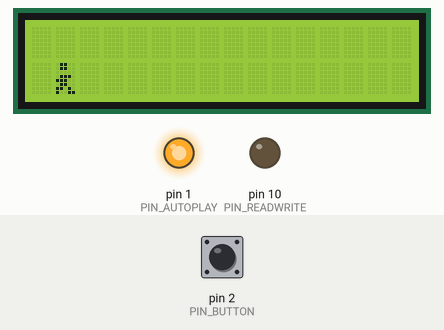
This sketch was run on a simulated Arduino Uno, built with avr-gcc and run on an emulated ATmega328P. Parts: 16×2 character LCD, output pins drawn as LEDs (lit = HIGH). The inputs (shaded band) are chosen by the test bench; at power-on: pin 2 (PIN_BUTTON) HIGH. Random numbers use the default seed unless the sketch sets one.

Above: at 1.2 s.
1.3 s: pin 2 (PIN_BUTTON) pulled LOW for 0.15 s
At 1.51 s:
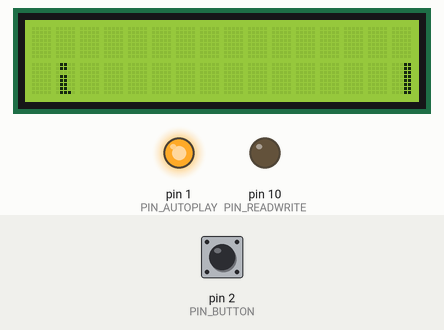
2.0 s: pin 2 (PIN_BUTTON) pulled LOW for 1 s
At 2.14 s:
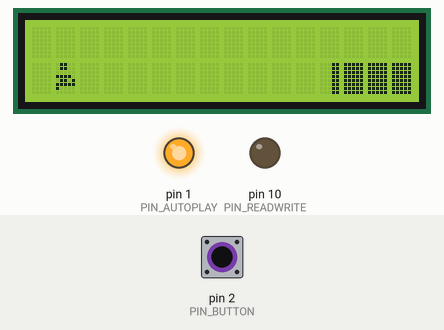
3.6 s: pin 2 (PIN_BUTTON) pulled LOW for 0.15 s
At 3.71 s:
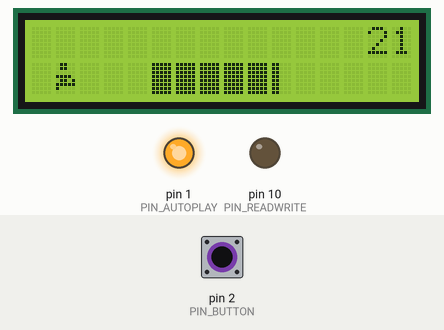
4.3 s: pin 2 (PIN_BUTTON) pulsed LOW 2 times (0.12 s each, 0.3 s apart)
At 4.91 s:
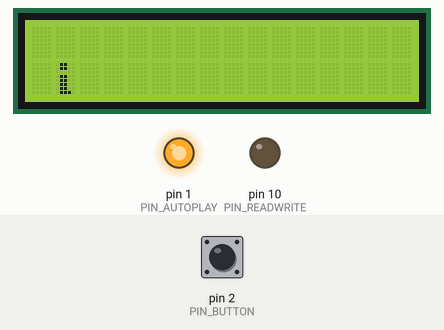
6.5 s: pin 2 (PIN_BUTTON) pulled LOW for 3.2 s
At 6.59 s:
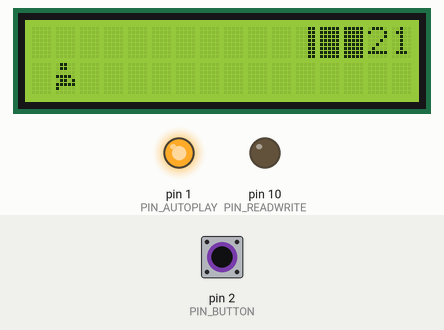
10.3 s: pin 2 (PIN_BUTTON) pulled LOW for 0.15 s
At 11.2 s:
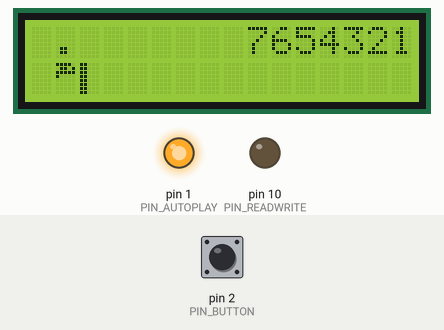
Timing chart, 0 to 12.0 s (numbered marks = the images above; inputs shaded):
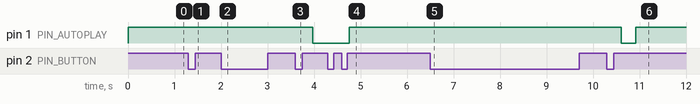

Measured:
- after the input at 4.3 s, pin 1 (PIN_AUTOPLAY): LOW → HIGH after 0.46 s

The sketch:

arduino_igrica_kod.ino
```cpp
#include <LiquidCrystal.h>

#define PIN_BUTTON 2
#define PIN_AUTOPLAY 1
#define PIN_READWRITE 10
#define PIN_CONTRAST 12

#define SPRITE_RUN1 1
#define SPRITE_RUN2 2
#define SPRITE_JUMP 3
#define SPRITE_JUMP_UPPER '.'         // Koristi se znak '.' za glavu
#define SPRITE_JUMP_LOWER 4
#define SPRITE_TERRAIN_EMPTY ' '      // Koristi se prazan znak ' '
#define SPRITE_TERRAIN_SOLID 5
#define SPRITE_TERRAIN_SOLID_RIGHT 6
#define SPRITE_TERRAIN_SOLID_LEFT 7

#define HERO_HORIZONTAL_POSITION 1    // Horizontalna pozicija junaka na ekranu

#define TERRAIN_WIDTH 16
#define TERRAIN_EMPTY 0
#define TERRAIN_LOWER_BLOCK 1
#define TERRAIN_UPPER_BLOCK 2

#define HERO_POSITION_OFF 0          // Junak nije vidljiv
#define HERO_POSITION_RUN_LOWER_1 1  // Junak trči na donjem redu (poza 1)
#define HERO_POSITION_RUN_LOWER_2 2  //                             (poza 2)

#define HERO_POSITION_JUMP_1 3       // Početak skoka
#define HERO_POSITION_JUMP_2 4       // Na pola puta prema gore
#define HERO_POSITION_JUMP_3 5       // Skok je na gornjem redu
#define HERO_POSITION_JUMP_4 6       // Skok je na gornjem redu
#define HERO_POSITION_JUMP_5 7       // Skok je na gornjem redu
#define HERO_POSITION_JUMP_6 8       // Skok je na gornjem redu
#define HERO_POSITION_JUMP_7 9       // Na pola puta prema dolje
#define HERO_POSITION_JUMP_8 10      // Očekuje se sletanje

#define HERO_POSITION_RUN_UPPER_1 11 // Junak trči na gornjem redu (poza 1)
#define HERO_POSITION_RUN_UPPER_2 12 //                             (poza 2)

LiquidCrystal lcd(11, 9, 6, 5, 4, 3);
static char terrainUpper[TERRAIN_WIDTH + 1];
static char terrainLower[TERRAIN_WIDTH + 1];
static bool buttonPushed = false;

void initializeGraphics(){
  static byte graphics[] = {
    // Trčanje - poza 1
    B01100,
    B01100,
    B00000,
    B01110,
    B11100,
    B01100,
    B11010,
    B10011,
    // Trčanje - poza 2
    B01100,
    B01100,
    B00000,
    B01100,
    B01100,
    B01100,
    B01100,
    B01110,
    // Skok
    B01100,
    B01100,
    B00000,
    B11110,
    B01101,
    B11111,
    B10000,
    B00000,
    // Skok donji deo
    B11110,
    B01101,
    B11111,
    B10000,
    B00000,
    B00000,
    B00000,
    B00000,
    // Teren - prazno
    B11111,
    B11111,
    B11111,
    B11111,
    B11111,
    B11111,
    B11111,
    B11111,
    // Teren - desno
    B00011,
    B00011,
    B00011,
    B00011,
    B00011,
    B00011,
    B00011,
    B00011,
    // Teren - levo
    B11000,
    B11000,
    B11000,
    B11000,
    B11000,
    B11000,
    B11000,
    B11000,
  };
  int i;
  // Preskakanje karakter 0, omogućava korišćenje lcd.print() za brzo iscrtavanje više karaktera
  for (i = 0; i < 7; ++i) {
	  lcd.createChar(i + 1, &graphics[i * 8]);
  }
  for (i = 0; i < TERRAIN_WIDTH; ++i) {
    terrainUpper[i] = SPRITE_TERRAIN_EMPTY;
    terrainLower[i] = SPRITE_TERRAIN_EMPTY;
  }
}

// Pomeranje terena u levo u koracima pola karaktera
void advanceTerrain(char* terrain, byte newTerrain){
  for (int i = 0; i < TERRAIN_WIDTH; ++i) {
    char trenutni = terrain[i];
    char sledeci = (i == TERRAIN_WIDTH-1) ? newTerrain : terrain[i+1];
    switch (trenutni){
      case SPRITE_TERRAIN_EMPTY:
        terrain[i] = (sledeci == SPRITE_TERRAIN_SOLID) ? SPRITE_TERRAIN_SOLID_RIGHT : SPRITE_TERRAIN_EMPTY;
        break;
      case SPRITE_TERRAIN_SOLID:
        terrain[i] = (sledeci == SPRITE_TERRAIN_EMPTY) ? SPRITE_TERRAIN_SOLID_LEFT : SPRITE_TERRAIN_SOLID;
        break;
      case SPRITE_TERRAIN_SOLID_RIGHT:
        terrain[i] = SPRITE_TERRAIN_SOLID;
        break;
      case SPRITE_TERRAIN_SOLID_LEFT:
        terrain[i] = SPRITE_TERRAIN_EMPTY;
        break;
    }
  }
}

// Crtanje junaka i terena na ekranu LCD-a
bool drawHero(byte position, char* terrainUpper, char* terrainLower, unsigned int score) {
  // Detekcija sudara i crtanje junaka na odgovarajućoj poziciji
  bool collide = false;
  char upperSave = terrainUpper[HERO_HORIZONTAL_POSITION];
  char lowerSave = terrainLower[HERO_HORIZONTAL_POSITION];
  byte upper, lower;
  switch (position) {
    case HERO_POSITION_OFF:
      upper = lower = SPRITE_TERRAIN_EMPTY;
      break;
    case HERO_POSITION_RUN_LOWER_1:
      upper = SPRITE_TERRAIN_EMPTY;
      lower = SPRITE_RUN1;
      break;
    case HERO_POSITION_RUN_LOWER_2:
      upper = SPRITE_TERRAIN_EMPTY;
      lower = SPRITE_RUN2;
      break;
    case HERO_POSITION_JUMP_1:
    case HERO_POSITION_JUMP_8:
      upper = SPRITE_TERRAIN_EMPTY;
      lower = SPRITE_JUMP;
      break;
    case HERO_POSITION_JUMP_2:
    case HERO_POSITION_JUMP_7:
      upper = SPRITE_JUMP_UPPER;
      lower = SPRITE_JUMP_LOWER;
      break;
    case HERO_POSITION_JUMP_3:
    case HERO_POSITION_JUMP_4:
    case HERO_POSITION_JUMP_5:
    case HERO_POSITION_JUMP_6:
      upper = SPRITE_JUMP;
      lower = SPRITE_TERRAIN_EMPTY;
      break;
    case HERO_POSITION_RUN_UPPER_1:
      upper = SPRITE_RUN1;
      lower = SPRITE_TERRAIN_EMPTY;
      break;
    case HERO_POSITION_RUN_UPPER_2:
      upper = SPRITE_RUN2;
      lower = SPRITE_TERRAIN_EMPTY;
      break;
  }
  if (upper != ' ') {
    terrainUpper[HERO_HORIZONTAL_POSITION] = upper;
    collide = (upperSave == SPRITE_TERRAIN_EMPTY) ? false : true;
  }
  if (lower != ' ') {
    terrainLower[HERO_HORIZONTAL_POSITION] = lower;
    collide |= (lowerSave == SPRITE_TERRAIN_EMPTY) ? false : true;
  }

  // Iscrtavanje scene
  terrainUpper[TERRAIN_WIDTH] = '\0';
  terrainLower[TERRAIN_WIDTH] = '\0';
  char temp = terrainUpper[16-score];
  terrainUpper[16-score] = '\0';
  lcd.setCursor(0,0);
  lcd.print(terrainUpper);
  terrainUpper[16-score] = temp;
  lcd.setCursor(0,1);
  lcd.print(terrainLower);

  lcd.setCursor(16 - score,0);
  lcd.print(score);

  terrainUpper[HERO_HORIZONTAL_POSITION] = upperSave;
  terrainLower[HERO_HORIZONTAL_POSITION] = lowerSave;
  return collide;
}

// Obrada pritiska dugmeta kao prekida
void buttonPush() {
  buttonPushed = true;
}

void setup(){
  pinMode(PIN_READWRITE, OUTPUT);
  digitalWrite(PIN_READWRITE, LOW);
  pinMode(PIN_CONTRAST, OUTPUT);
  digitalWrite(PIN_CONTRAST, LOW);
  pinMode(PIN_BUTTON, INPUT);
  digitalWrite(PIN_BUTTON, HIGH);
  pinMode(PIN_AUTOPLAY, OUTPUT);
  digitalWrite(PIN_AUTOPLAY, HIGH);

  // Digitalni pin 2 mapiran je na prekid 0
  attachInterrupt(0/*PIN_BUTTON*/, buttonPush, FALLING);

  initializeGraphics();

  lcd.begin(16, 2);
}

// Loop funkcija za glavnu petlju programa
void loop(){
  // Staticke promenljive za pracenje pozicije junaka, tipa nove terene, trajanja nove terene,
  // stanja igre, treptanja i pređene udaljenosti.
  static byte heroPos = HERO_POSITION_RUN_LOWER_1;
  static byte newTerrainType = TERRAIN_EMPTY;
  static byte newTerrainDuration = 1;
  static bool playing = false;
  static bool blink = false;
  static unsigned int distance = 0;

  // Ako igra nije aktivna
  if (!playing) {
    // Crtanje junaka (ako treba)
    drawHero((blink) ? HERO_POSITION_OFF : heroPos, terrainUpper, terrainLower, distance >> 3);

    // Ako treba, ispis "Game Over" poruke na ekranu
    if (blink) {
      lcd.setCursor(0,0);
      lcd.print("Game Over");
    }

    // Treptanje
    delay(250);
    blink = !blink;

    // Ako je pritisnuto dugme, inicijalizacija igre
    if (buttonPushed) {
      initializeGraphics();
      heroPos = HERO_POSITION_RUN_LOWER_1;
      playing = true;
      buttonPushed = false;
      distance = 0;
    }
    return;
  }

  // Pomeranje terena u levo
  advanceTerrain(terrainLower, newTerrainType == TERRAIN_LOWER_BLOCK ? SPRITE_TERRAIN_SOLID : SPRITE_TERRAIN_EMPTY);
  advanceTerrain(terrainUpper, newTerrainType == TERRAIN_UPPER_BLOCK ? SPRITE_TERRAIN_SOLID : SPRITE_TERRAIN_EMPTY);

  // Pravljenje novog terena na desnom kraju
  if (--newTerrainDuration == 0) {
    if (newTerrainType == TERRAIN_EMPTY) {
      newTerrainType = (random(3) == 0) ? TERRAIN_UPPER_BLOCK : TERRAIN_LOWER_BLOCK;
      newTerrainDuration = 2 + random(10);
    } else {
      newTerrainType = TERRAIN_EMPTY;
      newTerrainDuration = 10 + random(10);
    }
  }

  // Ako je pritisnuto dugme, pokreni skok junaka
  if (buttonPushed) {
    if (heroPos <= HERO_POSITION_RUN_LOWER_2) heroPos = HERO_POSITION_JUMP_1;
    buttonPushed = false;
  }

  // Provera kolizije i ažuriranje pozicije junaka
  if (drawHero(heroPos, terrainUpper, terrainLower, distance >> 3)) {
    playing = false; // Sudar junaka sa nečim. Prekinuta je igra.
  } else {
    // Ako junak trči ili skače prema dole, vraćamo ga na početnu poziciju trčanja na donjem redu
    if (heroPos == HERO_POSITION_RUN_LOWER_2 || heroPos == HERO_POSITION_JUMP_8) {
      heroPos = HERO_POSITION_RUN_LOWER_1;
    }
    // Ako junak skače prema gore i teren ispod njega nije prazan, prebacujemo ga na gornji red
    else if ((heroPos >= HERO_POSITION_JUMP_3 && heroPos <= HERO_POSITION_JUMP_5) && terrainLower[HERO_HORIZONTAL_POSITION] != SPRITE_TERRAIN_EMPTY) {
      heroPos = HERO_POSITION_RUN_UPPER_1;
    }
    // Ako junak trči na gornjem redu i ispod njega je prazno, prebacujemo ga na donji red
    else if (heroPos >= HERO_POSITION_RUN_UPPER_1 && terrainLower[HERO_HORIZONTAL_POSITION] == SPRITE_TERRAIN_EMPTY) {
      heroPos = HERO_POSITION_JUMP_5;
    }
    // Ako junak trči na gornjem redu u pozi 2, prebacujemo ga u pozu 1
    else if (heroPos == HERO_POSITION_RUN_UPPER_2) {
      heroPos = HERO_POSITION_RUN_UPPER_1;
    }
    // U svim ostalim slučajevima, povećavamo poziciju junaka za 1
    else {
      ++heroPos;
    }
    ++distance;

    // Kontrola automatskog pomeranja terena
    digitalWrite(PIN_AUTOPLAY, terrainLower[HERO_HORIZONTAL_POSITION + 2] == SPRITE_TERRAIN_EMPTY ? HIGH : LOW);
  }
  delay(100);
}
```
